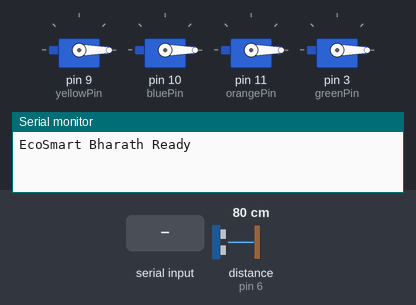
The sketch below on a simulated Arduino Uno, built with avr-gcc and run on an emulated ATmega328P. On the bench: 4 × servo, the last lines printed to the serial monitor. The inputs (shaded band) are chosen by the test bench; at power-on: distance to the obstacle (sensor on pin 6) 80 cm. The echo pulse lasts 58.3 µs per cm.

Above: at 1.2 s.
1.3 s: "Recyclable\n" received over Serial
At 3.0 s:
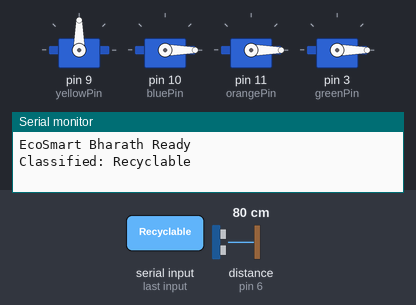
7.6 s: "Biodegradable\n" received over Serial
At 8.9 s:
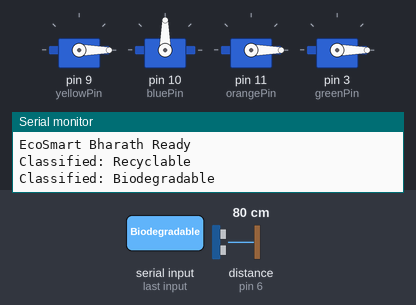
Timing chart, 0 to 14.5 s (numbered marks = the images above; inputs shaded):
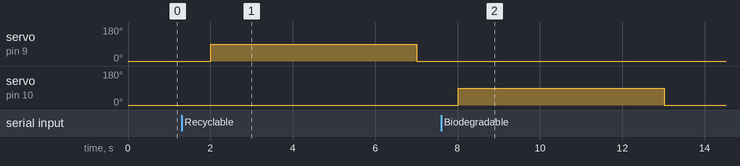

Measured:
- after the input at 1.3 s, servo on pin 9 (yellowPin): 0° → 90° after 0.71 s, → 0° 5.0 s later
- after the input at 7.6 s, servo on pin 10 (bluePin): 0° → 90° after 0.41 s, → 0° 5.0 s later

The sketch:

esp32_cam.ino
```cpp
#include <Servo.h>
#include <NewPing.h>

#define TRIGGER_PIN  5
#define ECHO_PIN     6
#define MAX_DISTANCE 60 // 60cm bin height

NewPing sonar(TRIGGER_PIN, ECHO_PIN, MAX_DISTANCE);
Servo servoYellow, servoBlue, servoOrange, servoGreen;

int yellowPin = 9, bluePin = 10, orangePin = 11, greenPin = 3;

void setup() {
  Serial.begin(9600);
  servoYellow.attach(yellowPin);
  servoBlue.attach(bluePin);
  servoOrange.attach(orangePin);
  servoGreen.attach(greenPin);
  closeAll();
  Serial.println("EcoSmart Bharath Ready");
}

void loop() {
  // Wait for command from ESP32-CAM / AI Model via Serial
  if(Serial.available()){
    String wasteType = Serial.readStringUntil('\n');
    wasteType.trim();
    Serial.print("Classified: "); Serial.println(wasteType);

    if(wasteType == "Recyclable") openBin(servoYellow);
    else if(wasteType == "Biodegradable") openBin(servoBlue);
    else if(wasteType == "Non-Biodegradable") openBin(servoOrange);
    else if(wasteType == "E-Waste") openBin(servoGreen);
    else Serial.println("Unknown Type");
  }

  // Fill level check
  int distance = sonar.ping_cm();
  if(distance > 0){
    int fillLevel = 100 - (distance * 100 / MAX_DISTANCE);
    if(fillLevel > 75){
      Serial.print("FILL ALERT: "); Serial.print(fillLevel); Serial.println("%");
      // Send to Firebase via ESP32
    }
  }
  delay(1000);
}

void openBin(Servo &s){
  s.write(90); // Open 90 degree
  delay(5000); // Stay open 5 sec
  closeAll();
}

void closeAll(){
  servoYellow.write(0);
  servoBlue.write(0);
  servoOrange.write(0);
  servoGreen.write(0);
}
```
